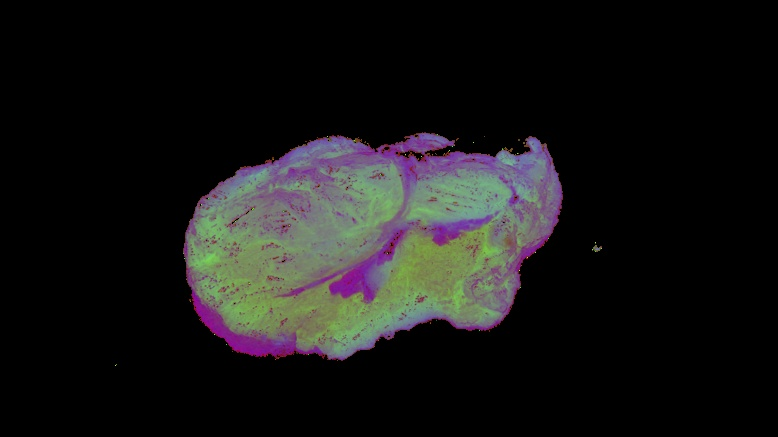
#> input picture GUI/test.jpg, 778 x 437 px
$ jupyter execute --allow-errors Untitled7.ipynb
#> lines starting #> are read from the running program, lines starting #| are printed output that depends on the picture; after the words box and inside, x2 and y2 are one past the last pixel; in counts of white or black regions, pixels touching at a corner belong together
[cell 1]
import PIL
import tkinter
import cv2
import numpy as np
from skimage.io import imread, imshow
from skimage.color import rgb2gray, rgb2hsv
from skimage.morphology import area_opening
from skimage.exposure import histogram
from skimage.filters import threshold_otsu
from PIL import Image
import os
import matplotlib.pyplot as plt
import cv2
import pickle
import pandas as pd

[cell 2]
# import the necessary packages
from tkinter import *
import tkinter as tk
from PIL import Image
from PIL import ImageTk
import tkinter.filedialog
import cv2

[cell 3]
def select_image():
	# grab a reference to the image panels
	global panelA, panelB
	# open a file chooser dialog and allow the user to select an input
	# image
path = tkinter.filedialog.askopenfilename()
#> the answer given: GUI/test.jpg
#> further down, image is the input picture: shape (437, 778, 3); mean B, G, R 21.9, 22.6, 22.9
#> `gray = rgb2gray(image)`:
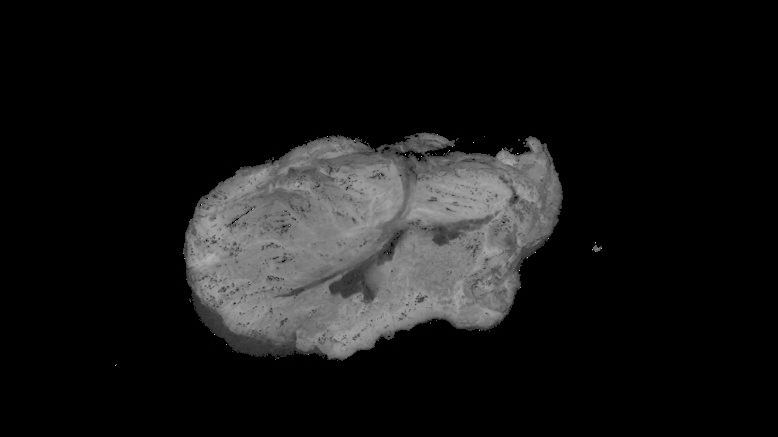
#> gray: shape (437, 778) float64; min 0, max 0.759, mean 0.0881
#> `thresh = threshold_otsu(gray)`: thresh = 0.236
#> `masking  = gray < thresh`:
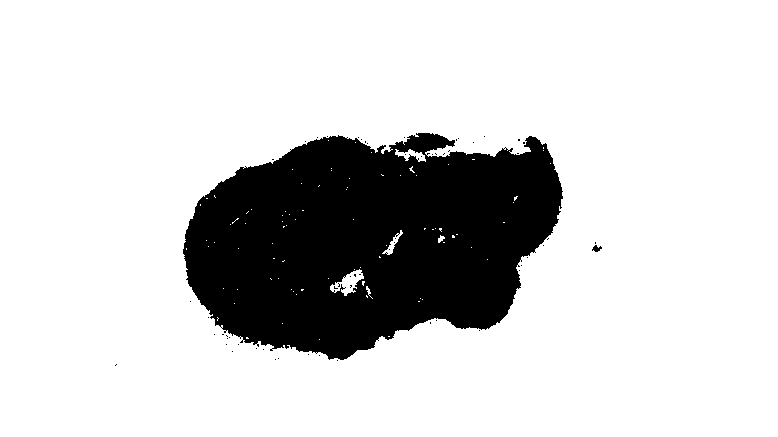
#> masking: shape (437, 778) bool; 81.7% white; 60 black regions (58 under 20 px), largest, box (x1, y1, x2, y2) and area: (183, 133, 563, 360) 62218, (592, 245, 602, 252) 41

[cell 4]
def masked_image(image, mask):
    r = image[:,:,0] * mask
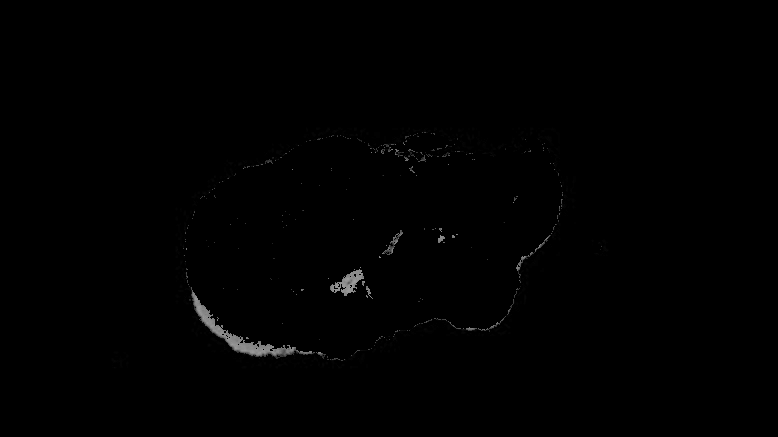
#> r: shape (437, 778); min 0, max 157, mean 0.9
    g = image[:,:,1] * mask
    b = image[:,:,2] * mask
    return np.dstack([r,g,b])
# ensure a file path was selected
#> (the rest of this cell did not finish here and is left out)
